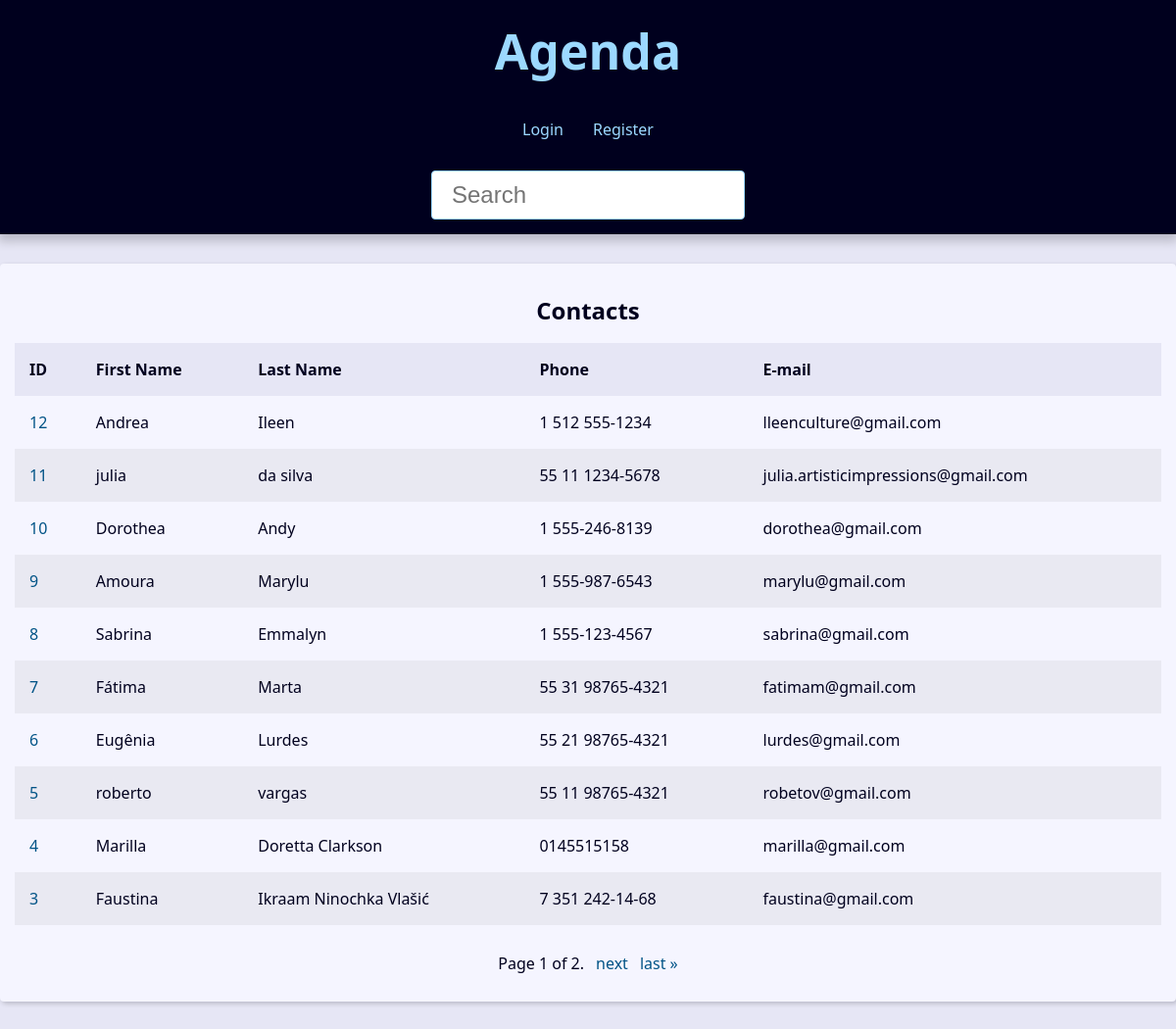
The page / on the database its author committed.
### contact/models.py (models this page shows, shortened)
class Contact(models.Model):
    first_name = models.CharField(max_length=50)
    last_name = models.CharField(max_length=50, blank=True)
    phone = models.CharField(max_length=50)
    email = models.EmailField(max_length=254, blank=True)
    created_date = models.DateTimeField(default=timezone.now)
    description = models.TextField(blank=True)
    show = models.BooleanField(default=True)
    picture = models.ImageField(blank=True, upload_to='pictures/%Y/%m/')
    category = models.ForeignKey(
        Category,
        on_delete=models.SET_NULL,
        blank=True, null=True
    )
    owner = models.ForeignKey(
        User,
        on_delete=models.SET_NULL,
        blank=True, null=True
    )

### contact/views/contact_views.py (the view)
# urls.py: path('', views.index, name='index'),
def index(request):
    contacts = Contact.objects \
        .filter(show=True)\
        .order_by('-id')
    paginator = Paginator(contacts, 10)
    page_number = request.GET.get("page")
    page_obj = paginator.get_page(page_number)
    context = {
        'page_obj': page_obj,
        'site_title': 'Contatos - '
    }
    return render(
        request,
        'contact/index.html',
        context
    )

### contact/templates/contact/index.html
{% extends 'global/base.html' %}
{% block content %}
  {% if page_obj %}
    <div class="responsive-table">
      <table class="contacts-table">
        <caption class="table-caption ">
          Contacts
        </caption>
        <thead>
          <tr class="table-row table-row-header">
            <th class="table-header">ID</th>
            <th class="table-header">First Name</th>
            <th class="table-header">Last Name</th>
            <th class="table-header">Phone</th>
            <th class="table-header">E-mail</th>
          </tr>
        </thead>
        <tbody>
          {% for contact in page_obj %}
            <tr class="table-row">
              <td class="table-cel">
                <a
                  class="table-link"
                  href="{% url 'contact:contact' contact.id %}"
                >
                  {{ contact.id }}
                </a>
              </td>
              <td class="table-cel">
                {{ contact.first_name }}
              </td>
              <td class="table-cel">
                {{ contact.last_name }}
              </td>
              <td class="table-cel">
                {{ contact.phone }}
              </td>
              <td class="table-cel">
                {{ contact.email }}
              </td>
            </tr>
          {% endfor %}
        </tbody>
      </table>
    </div>
  {% else %}
    <div class="single-contact">
      <h1 class="single-contact-name">
        Nenhum contato encontrado.
      </h1>
    </div>
  {% endif %}
{% endblock content %}

### base_templates/global/base.html (shortened to what this page needs)
<!DOCTYPE html>
<html lang="pt-BR">
<head>
  {% include 'global/partials/_head.html' %}
</head>
<body>
  {% include 'global/partials/_header.html' %}
  <main class="content">
    {% block content %}{% endblock content %}
    {% include 'global/partials/_pagination.html' %}
  </main>
</body>
</html>

### base_templates/global/partials/_head.html (shortened to what this page needs)
{% load static %}
<link rel="stylesheet" href="{% static 'global/css/style.css' %}">

### base_templates/global/partials/_header.html
<header class="header">
  <h1 class="header-heading">
    <a href="{% url 'contact:index' %}" class="header-link">
      Agenda
    </a>
  </h1>
  <nav class="menu">
    <ul class="menu-list">
      {% if user.is_authenticated %}
        <li class="menu-item">
          <a href="{% url 'contact:create' %}" class="menu-link">Create</a>
        </li>
        <li class="menu-item">
          <a href="{% url 'contact:user_update' %}" class="menu-link">Profile</a>
        </li>
        <li class="menu-item">
          <a href="{% url 'contact:logout' %}" class="menu-link">Logout</a>
        </li>
      {% else %}
        <li class="menu-item">
          <a href="{% url 'contact:login' %}" class="menu-link">Login</a>
        </li>
        <li class="menu-item">
          <a href="{% url 'contact:register' %}" class="menu-link">Register</a>
        </li>
      {% endif %}
    </ul>
  </nav>
  <div class="search">
    <form
      action="{% url 'contact:search' %}"
      method="GET"
    >
      <input
        type="search"
        class="search-input"
        placeholder="Search"
        id="search"
        name="q"
        value="{{ request.GET.q.strip }}"
      >
    </form>
  </div>
</header>

### base_templates/global/partials/_pagination.html (shortened to what this page needs)
{% if page_obj %}
  <div class="pagination">
    <span class="step-links">
        <span class="current">
            Page {{ page_obj.number }} of {{ page_obj.paginator.num_pages }}.
        </span>
        {% if page_obj.has_next %}
            <a href="?page={{ page_obj.next_page_number }}&q={{ request.GET.q.strip }}">next</a>
            <a href="?page={{ page_obj.paginator.num_pages }}&q={{ request.GET.q.strip }}">last &raquo;</a>
        {% endif %}
    </span>
  </div>
{% endif %}

### base_static/global/css/style.css (style rules this page uses)
:root { --spacing: 1.5rem; --link-dark-color: rgb(0, 83, 134); --link-light-color: rgb(156, 217, 255); --clr-white: rgb(245, 245, 255); --clr-black: rgb(0, 0, 30); --clr-light-gray: rgb(230, 230, 245); --clr-dark-shadow-5: rgba(0, 0, 10, 5%); --clr-dark-shadow-10: rgba(0, 0, 10, 10%); --clr-dark-shadow-20: rgba(0, 0, 10, 20%); --clr-light-shadow-5: rgba(200, 200, 255, 5%); --clr-light-shadow-10: rgba(200, 200, 255, 10%); --clr-light-shadow-20: rgba(200, 200, 255, 20%); --main-page-width: 120rem; --table-min-width: 60rem; --biggest-font-size: 5rem; --bigger-font-size: 4rem; --big-font-size: 3.2rem; --medium-font-size: 2.4rem; --small-font-size: 1.6rem; --smaller-font-size: 1.4rem; --smallest-font-size: 1.2rem; --transition-fast: 300ms; --transition-medium: 600ms; --transition-slow: 1s; --default-border-radius: 4px; }
*, *::before, *::after { margin: 0; padding: 0; box-sizing: border-box; }
html { font-size: 62.5%; }
body { font-family: system-ui, -apple-system, BlinkMacSystemFont, 'Segoe UI', Roboto, Oxygen, Ubuntu, Cantarell, 'Open Sans', 'Helvetica Neue', sans-serif; line-height: 1.5; font-size: var(--small-font-size); color: var(--clr-black); -webkit-font-smoothing: antialiased; background: var(--clr-light-gray); }
.header { background: var(--clr-black); padding: var(--spacing); box-shadow: 0 5px 10px 2px var(--clr-dark-shadow-20); z-index: 1; position: relative; }
.header-heading { font-size: var(--biggest-font-size); text-align: center; }
.header-link { color: var(--link-light-color); text-decoration: none; transition: filter var(--transition-fast) ease-in-out; }
.menu { margin: var(--spacing); }
.menu-list { list-style: none; display: flex; justify-content: center; flex-flow: row wrap; }
.menu-link { display: block; padding: var(--spacing); color: var(--link-light-color); text-decoration: none; transition: background-color var(--transition-fast) ease-in-out; border-radius: var(--default-border-radius); }
.content { max-width: var(--main-page-width); margin: calc(var(--spacing) * 2) auto; padding: var(--spacing); background: var(--clr-white); box-shadow: 2px 2px 5px var(--clr-dark-shadow-20); border-radius: var(--default-border-radius); }
.responsive-table { width: 100%; overflow-x: auto; }
.contacts-table { width: 100%; min-width: var(--table-min-width); border-collapse: collapse; }
.table-caption { font-size: var(--medium-font-size); font-weight: bold; padding: var(--spacing); }
.table-row { text-align: left; text-overflow: ellipsis; transition: background-color var(--transition-fast) ease-in-out; }
.table-row:nth-of-type(2n) { background: var(--clr-dark-shadow-5); }
.table-row-header { background: var(--clr-light-gray); color: var(--clr-black); }
.table-cel, .table-header { padding: var(--spacing); }
.table-link { color: var(--link-dark-color); transition: color var(--transition-fast) ease-in-out; text-decoration: none; }
.pagination { margin-top: var(--spacing); display: flex; justify-content: center; padding: calc(var(--spacing) * 0.8); font-size: var(--small-font-size); }
.pagination .step-links { display: flex; gap: calc(var(--spacing) * 0.8); }
.pagination .step-links a { color: var(--link-dark-color); transition: color var(--transition-fast) ease-in-out; text-decoration: none; display: block; }
.search { display: flex; justify-content: center; }
.search-input { font-size: var(--medium-font-size); padding: 1rem 2rem; width: 100%; max-width: 32rem; border-radius: var(--default-border-radius); border: 1px solid var(--link-light-color); }

### rows shown on the page
Contact: id "12", first_name "Andrea", last_name "Ileen", phone "1 512 555-1234", email "lleenculture@gmail.com"
Contact: id "11", first_name "julia", last_name "da silva", phone "55 11 1234-5678", email "julia.artisticimpressions@gmail.com"
Contact: id "10", first_name "Dorothea", last_name "Andy", phone "1 555-246-8139", email "dorothea@gmail.com"
Contact: id "9", first_name "Amoura", last_name "Marylu", phone "1 555-987-6543", email "marylu@gmail.com"
Contact: id "8", first_name "Sabrina", last_name "Emmalyn", phone "1 555-123-4567", email "sabrina@gmail.com"
Contact: id "7", first_name "Fátima", last_name "Marta", phone "55 31 98765-4321", email "fatimam@gmail.com"
Contact: id "6", first_name "Eugênia", last_name "Lurdes", phone "55 21 98765-4321", email "lurdes@gmail.com"
Contact: id "5", first_name "roberto", last_name "vargas", phone "55 11 98765-4321", email "robetov@gmail.com"
Contact: id "4", first_name "Marilla", last_name "Doretta Clarkson", phone "0145515158", email "marilla@gmail.com"
Contact: id "3", first_name "Faustina", last_name "Ikraam Ninochka Vlašić", phone "7 351 242-14-68", email "faustina@gmail.com"

### other values the page prints
{{ page_obj.number }} "1"
{{ page_obj.paginator.num_pages }} "2"
